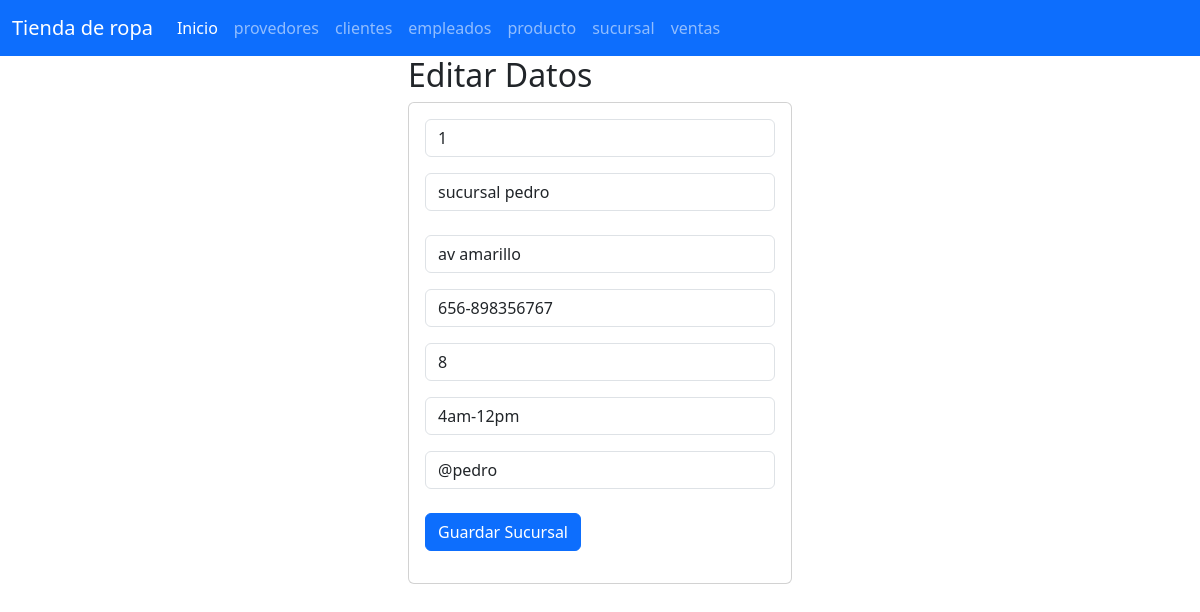
The page /seleccionarsucursal/1 on the database its author committed.
### sucursal_app/models.py (models this page shows, shortened)
class Sucursal(models.Model):
    id=models.PositiveSmallIntegerField(primary_key=True)
    nombre=models.CharField(max_length=15)
    direccion=models.CharField(max_length=50)
    numero=models.CharField(max_length=50)
    idempleados=models.CharField(max_length=25)
    horario=models.CharField(max_length=100)
    correo=models.CharField(max_length=50)

### sucursal_app/views.py (the view)
# urls.py: path("seleccionarsucursal/<id>",views.seleccionarsucursal,name="seleccionarsucursal"),
def seleccionarsucursal(request,id):
    sucursal=Sucursal.objects.get(id=id)
    return render(request,"editarsucursal.html",{"missucursales":sucursal})

### sucursal_app/templates/editarsucursal.html
{% extends "base.html" %}
{% block cuerpo %}
<div class="row">
    <div class="col-md-4 offset-md-4">
        <h2>Editar Datos</h2>
        <div class="card">
            <div class="card-body">
                <form action="/editarsucursal/" method="POST"> {% csrf_token %}
                    <div class="form-group">
                        <input type="text" id="txtid" name="txtid" class="form-control" placeholder="id Sucursal" minlength="1" maxlength="6" value="{{ missucursales.id }}" readonly required>
                    </div>
                    <div class="form-group py-3">
                        <input type="text" id="txtnombre" name="txtnombre" class="form-control" placeholder="Nombres de la sucursal"  maxlength="50" value="{{ missucursales.nombre }}" required>
                    </div>
                    <div class="form-group py-2">
                        <input type="text" id="txtdireccion" name="txtdireccion" class="form-control" placeholder="Direccion"  maxlength="50" value="{{ missucursales.direccion }}" required>
                    </div>
                    <div class="form-group py-2">
                        <input type="text" id="skznumero" name="skznumero" class="form-control" placeholder="Numero de la sucursal"  maxlength="50" value="{{ missucursales.numero }}" required>
                    </div>
                    <div class="form-group py-2">
                        <input type="number" id="skzidempleados" name="skzidempleados" class="form-control" placeholder="id del empleado"  maxlength="25" value="{{ missucursales.idempleados }}" required>
                    </div>
                    <div class="form-group py-2">
                        <input type="text" id="skzhorario" name="skzhorario" class="form-control" placeholder="Horario de la sucursal"  maxlength="100" value="{{ missucursales.horario }}" required>
                    </div>
                    <div class="form-group py-2">
                        <input type="text" id="skzcorreo" name="skzcorreo" class="form-control" placeholder="Correo de la sucursal"  maxlength="50" value="{{ missucursales.correo }}" required>
                    </div>
                    <div class="form-group py-2">
                        <div class="form-group py-2">
                            <button type="submit" class="btn btn-primary">Guardar Sucursal</button>
                    </div>
                    </div>
                </form>
                </div>
            </div>
    </div>
</div>
{% endblock %}

### rows shown on the page
Sucursal: txtid "1", txtnombre "sucursal pedro", txtdireccion "av amarillo", skznumero "656-898356767", skzidempleados "8", skzhorario "4am-12pm", skzcorreo "@pedro"
